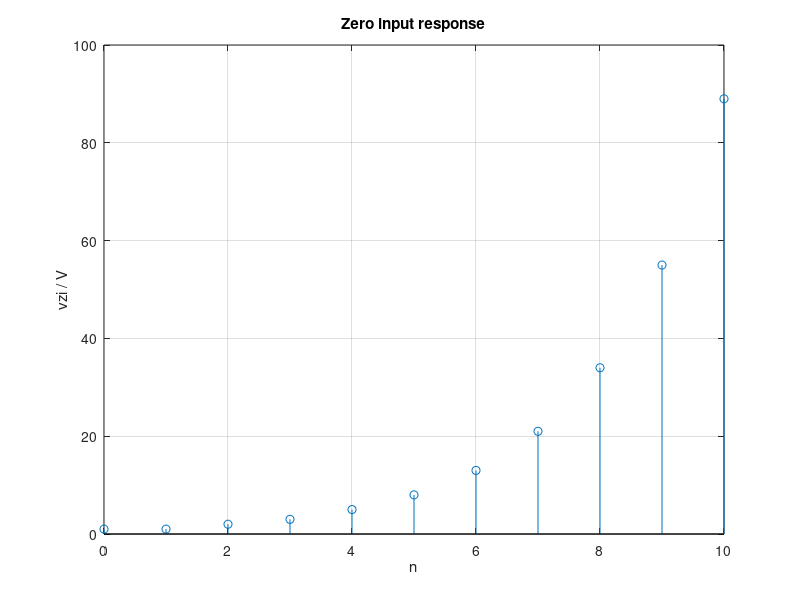

The MATLAB script that drew this image: (Note: this script raises an error after producing the figure.)
clear all
close all
clc

%% Q11
A = [0 1;1 1];
B = [0;1];
C = [1 0];
D = [0];
x0 = [1;1];
i=1;
for n = 0:10
    yzi(i) = C*A^n*x0;
    i=1+i;
end
figure();
stem(0:10,yzi);
title('Zero input response')
xlabel('n');
ylabel('vzi / V');
grid on;
yzi2 = yzi(11)

%% Q13
V = zeros(11,1);
Yzi = dlsim(A,B,C,D,V,x0);
figure();
stem(0:10,Yzi);
title('Zero input response')
xlabel('n');
ylabel('vzi / V');
grid on;